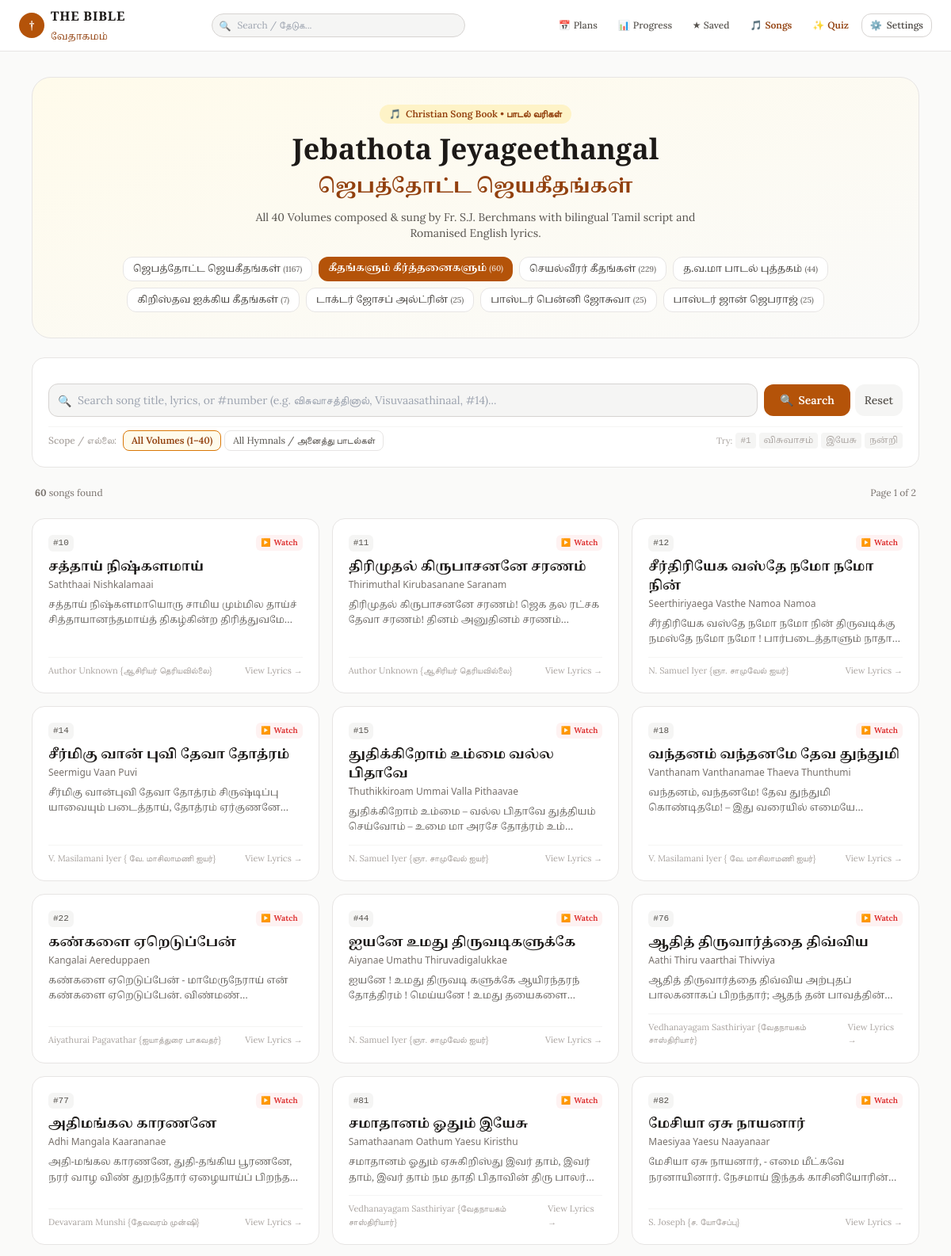
Screenshot of /songs?book=keerthanai&canon=protestant (upper part) with the database file from the repository.
### tables this page shows
CREATE TABLE song_books (
            code TEXT PRIMARY KEY,
            name_ta TEXT NOT NULL,
            name_en TEXT NOT NULL,
            display_order INTEGER DEFAULT 0
        );

CREATE TABLE songs (
            id INTEGER PRIMARY KEY,
            songbook_code TEXT NOT NULL,
            songbook_name_ta TEXT,
            songbook_name_en TEXT,
            volume INTEGER DEFAULT 0,
            volume_name TEXT,
            song_number INTEGER DEFAULT 0,
            title_ta TEXT NOT NULL,
            title_en TEXT NOT NULL,
            alternate_title TEXT,
            lyrics_ta TEXT,
            lyrics_en TEXT,
            lyrics_bilingual TEXT,
            author TEXT,
            youtube_url TEXT
        );

### app/main.py (the view)
@app.get("/songs", response_class=HTMLResponse)
async def songs_directory_page(
    request: Request,
    book: str = Query("jebathota"),
    vol: int = Query(None),
    q: str = Query(""),
    page: int = Query(1, ge=1),
    canon: str = Query(None)
):
    active_canon = resolve_canon(request, canon)
    canon_ctx = get_canon_context(active_canon)
    songbooks = get_song_books()
    volumes = get_song_volumes(book)
    clean_q = q.strip() if q else ""
    page_size = 40
    offset = (page - 1) * page_size
    songs_data = get_songs_list(
        songbook_code=book,
        volume=vol,
        query=clean_q,
        limit=page_size,
        offset=offset
    )
    total_count = songs_data["total_count"]
    total_pages = max(1, (total_count + page_size - 1) // page_size)
    return templates.TemplateResponse(
        request=request,
        name="songs.html",
        context={
            **canon_ctx,
            "songbooks": songbooks,
            "volumes": volumes,
            "active_book": book,
            "active_vol": vol,
            "query": clean_q,
            "songs": songs_data["songs"],
            "total_count": total_count,
            "page": page,
            "total_pages": total_pages,
        },
    )

### templates/songs.html (shortened to what this page needs)
{% extends "base.html" %}
{% block content %}
<div class="max-w-6xl mx-auto px-3 sm:px-4 py-4 sm:py-8 space-y-6">
    <div class="bg-gradient-to-br from-amber-50 to-stone-50 dark:from-stone-900 dark:to-stone-950 border border-stone-200 dark:border-stone-800 rounded-3xl p-5 sm:p-8 text-center space-y-3 relative overflow-hidden shadow-xs">
        <div class="inline-flex items-center gap-1.5 px-3 py-1 rounded-full bg-amber-100 dark:bg-amber-900/40 text-amber-800 dark:text-amber-300 text-xs font-semibold">
            <span>🎵</span> <span>Christian Song Book • பாடல் வரிகள்</span>
        </div>
        <h1 class="font-cinzel text-2xl sm:text-4xl font-bold text-stone-900 dark:text-stone-100">
            Jebathota Jeyageethangal
        </h1>
        <h2 class="font-tamil text-lg sm:text-2xl text-amber-800 dark:text-amber-400 font-semibold" translate="no">
            ஜெபத்தோட்ட ஜெயகீதங்கள்
        </h2>
        <p class="text-xs sm:text-sm text-stone-600 dark:text-stone-400 max-w-xl mx-auto">
            All 40 Volumes composed & sung by Fr. S.J. Berchmans with bilingual Tamil script and Romanised English lyrics.
        </p>
        <div class="pt-2 flex flex-wrap justify-center gap-1.5 sm:gap-2">
            {% for sb in songbooks %}
            <a href="/songs?book={{ sb.code }}{% if canon %}&canon={{ canon }}{% endif %}"
               class="px-3 py-1.5 rounded-xl text-xs font-medium transition cursor-pointer {% if active_book == sb.code %}bg-amber-700 text-white font-semibold shadow-xs{% else %}bg-white dark:bg-stone-800 text-stone-700 dark:text-stone-300 border border-stone-200 dark:border-stone-700 hover:border-amber-600{% endif %}">
                <span class="font-tamil" translate="no">{{ sb.name_ta }}</span>
                <span class="text-[10px] opacity-75">({{ sb.song_count }})</span>
            </a>
            {% endfor %}
        </div>
    </div>
    <div class="bg-white dark:bg-stone-900 border border-stone-200 dark:border-stone-800 rounded-2xl p-4 sm:p-5 shadow-xs space-y-3">
        <form id="song-search-form" action="/songs" method="get" class="space-y-3">
            <div class="flex flex-col sm:flex-row gap-2 relative">
                <div class="relative flex-1">
                    <input type="text" id="song-search-input" name="q" value="{{ query }}"
                           placeholder="Search song title, lyrics, or #number (e.g. விசுவாசத்தினால், Visuvaasathinaal, #14)..."
                           autocomplete="off"
                           class="w-full text-xs sm:text-sm bg-stone-100 dark:bg-stone-800 border border-stone-300 dark:border-stone-700 rounded-xl pl-9 pr-8 py-2.5 focus:outline-none focus:ring-2 focus:ring-amber-700 text-stone-900 dark:text-stone-100">
                    <span class="absolute left-3 top-3 text-stone-400 text-xs sm:text-sm">🔍</span>
                </div>
                <div class="flex items-center gap-1.5 shrink-0">
                    <button type="submit" class="w-full sm:w-auto px-5 py-2.5 bg-amber-700 hover:bg-amber-800 text-white rounded-xl text-xs sm:text-sm font-semibold transition cursor-pointer flex items-center justify-center gap-1.5 shadow-xs">
                        <span>🔍</span> <span>Search</span>
                    </button>
                    {% if query or active_vol or (active_book and active_book != 'jebathota') %}
                    <a href="/songs?book=jebathota{% if canon %}&canon={{ canon }}{% endif %}"
                       class="px-3 py-2.5 bg-stone-100 dark:bg-stone-800 hover:bg-stone-200 dark:hover:bg-stone-700 text-stone-600 dark:text-stone-300 rounded-xl text-xs sm:text-sm font-medium transition shrink-0"
                       title="Reset search and filters">
                        Reset
                    </a>
                    {% endif %}
                </div>
            </div>
            <div class="flex flex-wrap items-center justify-between gap-2 pt-1 border-t border-stone-100 dark:border-stone-800 text-xs">
                <div class="flex flex-wrap items-center gap-1 text-[11px] sm:text-xs">
                    <span class="text-stone-400 font-medium mr-1">Scope / எல்லை:</span>
                    <label class="inline-flex items-center gap-1 px-2.5 py-1 rounded-lg border cursor-pointer transition {% if not active_vol and active_book != 'all' %}bg-amber-50 dark:bg-amber-950/40 border-amber-600 text-amber-800 dark:text-amber-300 font-semibold{% else %}border-stone-200 dark:border-stone-700 text-stone-600 dark:text-stone-400 hover:bg-stone-50 dark:hover:bg-stone-800{% endif %}">
                        <span>All Volumes (1–40)</span>
                    </label>
                    <label class="inline-flex items-center gap-1 px-2.5 py-1 rounded-lg border cursor-pointer transition {% if active_book == 'all' %}bg-amber-50 dark:bg-amber-950/40 border-amber-600 text-amber-800 dark:text-amber-300 font-semibold{% else %}border-stone-200 dark:border-stone-700 text-stone-600 dark:text-stone-400 hover:bg-stone-50 dark:hover:bg-stone-800{% endif %}">
                        <span>All Hymnals / அனைத்து பாடல்கள்</span>
                    </label>
                </div>
                <div class="hidden md:flex items-center gap-1 text-[11px] text-stone-400">
                    <span>Try:</span>
                    <button type="button" onclick="quickFillSearch('#1')" class="px-1.5 py-0.5 rounded bg-stone-100 dark:bg-stone-800 hover:text-amber-700 font-mono">#1</button>
                    <button type="button" onclick="quickFillSearch('விசுவாசம்')" class="px-1.5 py-0.5 rounded bg-stone-100 dark:bg-stone-800 hover:text-amber-700 font-tamil" translate="no">விசுவாசம்</button>
                    <button type="button" onclick="quickFillSearch('இயேசு')" class="px-1.5 py-0.5 rounded bg-stone-100 dark:bg-stone-800 hover:text-amber-700 font-tamil" translate="no">இயேசு</button>
                    <button type="button" onclick="quickFillSearch('நன்றி')" class="px-1.5 py-0.5 rounded bg-stone-100 dark:bg-stone-800 hover:text-amber-700 font-tamil" translate="no">நன்றி</button>
                </div>
            </div>
        </form>
    </div>
    <div class="flex items-center justify-between text-xs text-stone-500 px-1">
        <div>
            <span><strong>{{ total_count }}</strong> songs found</span>
        </div>
        {% if total_pages > 1 %}
        <span>Page {{ page }} of {{ total_pages }}</span>
        {% endif %}
    </div>
    {% if songs %}
    <div class="grid grid-cols-1 md:grid-cols-2 lg:grid-cols-3 gap-3 sm:gap-4">
        {% for s in songs %}
        <a href="/songs/{{ s.id }}{% if canon %}?canon={{ canon }}{% endif %}"
           class="group bg-white dark:bg-stone-900 border border-stone-200 dark:border-stone-800 hover:border-amber-600/70 rounded-2xl p-4 sm:p-5 shadow-xs hover:shadow-md transition flex flex-col justify-between space-y-3">
            <div class="space-y-2">
                <div class="flex items-center justify-between text-[11px]">
                    <div class="flex items-center gap-1.5">
                        {% if s.song_number and s.song_number > 0 %}
                        <span class="px-1.5 py-0.5 rounded-md bg-stone-100 dark:bg-stone-800 text-stone-600 dark:text-stone-400 font-mono">
                            #{{ s.song_number }}
                        </span>
                        {% endif %}
                    </div>
                    {% if s.youtube_url %}
                    <span class="inline-flex items-center gap-1 text-red-600 text-xs font-semibold px-1.5 py-0.5 rounded-md bg-red-50 dark:bg-red-950/40" title="Watch on YouTube">
                        <span class="text-[10px]">▶️</span> <span class="text-[10px] hidden sm:inline">Watch</span>
                    </span>
                    {% endif %}
                </div>
                <div>
                    <h3 class="font-tamil font-bold text-sm sm:text-base text-stone-900 dark:text-stone-100 group-hover:text-amber-700 dark:group-hover:text-amber-400 transition leading-snug" translate="no">
                        {{ s.title_ta }}
                    </h3>
                    <p class="font-sans text-xs text-stone-500 font-medium mt-0.5">
                        {{ s.title_en }}
                    </p>
                </div>
                {% if s.snippet_ta %}
                <p class="font-tamil text-xs text-stone-600 dark:text-stone-400 line-clamp-2 leading-relaxed opacity-90" translate="no">
                    {{ s.snippet_ta }}...
                </p>
                {% endif %}
            </div>
            <div class="pt-2 border-t border-stone-100 dark:border-stone-800 flex items-center justify-between text-[11px] text-stone-400 group-hover:text-amber-700 transition">
                <span>{{ s.author or "Fr. S.J. Berchmans" }}</span>
                <span>View Lyrics →</span>
            </div>
        </a>
        {% endfor %}
    </div>
    {% endif %}
</div>
{% endblock %}

### templates/base.html (style rules this page uses)
:root { --reader-font-size: 18px; }
.font-tamil { font-family: 'Noto Serif Tamil', serif; line-height: 2.1; }
.verse-text-ta, .verse-ta, .font-tamil { line-height: 1.95 !important; }

### rows the page displays
song_books: name_ta "ஜெபத்தோட்ட ஜெயகீதங்கள்", song_count "1167"
song_books: name_ta "கீதங்களும் கீர்த்தனைகளும்", song_count "60"
song_books: name_ta "செயல்வீரர் கீதங்கள்", song_count "229"
song_books: name_ta "த.வ.மா பாடல் புத்தகம்", song_count "44"
song_books: name_ta "கிறிஸ்தவ ஐக்கிய கீதங்கள்", song_count "7"
song_books: name_ta "டாக்டர் ஜோசப் அல்ட்ரின்", song_count "25"
song_books: name_ta "பாஸ்டர் பென்னி ஜோசுவா", song_count "25"
song_books: name_ta "பாஸ்டர் ஜான் ஜெபராஜ்", song_count "25"
songs: song_number "10", shows "Watch", title_ta "சத்தாய் நிஷ்களமாய்", title_en "Saththaai Nishkalamaai", snippet_ta "சத்தாய் நிஷ்களமாயொரு சாமிய மும்மில தாய்ச் சித்தாயானந்தமாய்த் திகழ்கின்ற…", author "Author Unknown {ஆசிரியர் தெரியவில்லை}"
songs: song_number "11", shows "Watch", title_ta "திரிமுதல் கிருபாசனனே சரணம்", title_en "Thirimuthal Kirubasanane Saranam", snippet_ta "திரிமுதல் கிருபாசனனே சரணம்! ஜெக தல ரட்சக தேவா சரணம்! தினம் அனுதினம்…", author "Author Unknown {ஆசிரியர் தெரியவில்லை}"
songs: song_number "12", shows "Watch", title_ta "சீர்திரியேக வஸ்தே நமோ நமோ நின்", title_en "Seerthiriyaega Vasthe Namoa Namoa", snippet_ta "சீர்திரியேக வஸ்தே நமோ நமோ நின் திருவடிக்கு நமஸ்தே நமோ நமோ ! பார்படைத்தாளும்…", author "N. Samuel Iyer {ஞா. சாமுவேல் ஐயர்}"
songs: song_number "14", shows "Watch", title_ta "சீர்மிகு வான் புவி தேவா தோத்ரம்", title_en "Seermigu Vaan Puvi", snippet_ta "சீர்மிகு வான்புவி தேவா தோத்ரம் சிருஷ்டிப்பு யாவையும் படைத்தாய், தோத்ரம்…", author "V. Masilamani Iyer { வே. மாசிலாமணி ஐயர்}"
songs: song_number "15", shows "Watch", title_ta "துதிக்கிறோம் உம்மை வல்ல பிதாவே", title_en "Thuthikkiroam Ummai Valla Pithaavae", snippet_ta "துதிக்கிறோம் உம்மை – வல்ல பிதாவே துத்தியம் செய்வோம் – உமை மா அரசே தோத்ரம்…", author "N. Samuel Iyer {ஞா. சாமுவேல் ஐயர்}"
songs: song_number "18", shows "Watch", title_ta "வந்தனம் வந்தனமே தேவ துந்துமி", title_en "Vanthanam Vanthanamae Thaeva Thunthumi", snippet_ta "வந்தனம், வந்தனமே! தேவ துந்துமி கொண்டிதமே! – இது வரையில்…", author "V. Masilamani Iyer { வே. மாசிலாமணி ஐயர்}"
songs: song_number "22", shows "Watch", title_ta "கண்களை ஏறெடுப்பேன்", title_en "Kangalai Aereduppaen", snippet_ta "கண்களை ஏறெடுப்பேன் - மாமேருநேராய் என் கண்களை ஏறெடுப்பேன்.…", author "Aiyathurai Pagavathar {ஐயாத்துரை பாகவதர்}"
songs: song_number "44", shows "Watch", title_ta "ஐயனே உமது திருவடிகளுக்கே", title_en "Aiyanae Umathu Thiruvadigalukkae", snippet_ta "ஐயனே ! உமது திருவடி களுக்கே ஆயிரந்தரந் தோத்திரம் ! மெய்யனே ! உமது…", author "N. Samuel Iyer {ஞா. சாமுவேல் ஐயர்}"
songs: song_number "76", shows "Watch", title_ta "ஆதித் திருவார்த்தை திவ்விய", title_en "Aathi Thiru vaarthai Thivviya", snippet_ta "ஆதித் திருவார்த்தை திவ்விய அற்புதப் பாலகனாகப் பிறந்தார்; ஆதந் தன்…", author "Vedhanayagam Sasthiriyar {வேதநாயகம் சாஸ்திரியார்}"
songs: song_number "77", shows "Watch", title_ta "அதிமங்கல காரணனே", title_en "Adhi Mangala Kaarananae", snippet_ta "அதி-மங்கல காரணனே, துதி-தங்கிய பூரணனே, நரர் வாழ விண் துறந்தோர் ஏழையாய்ப்…", author "Devavaram Munshi {தேவவரம் முன்ஷி}"
songs: song_number "81", shows "Watch", title_ta "சமாதானம் ஓதும் இயேசு", title_en "Samathaanam Oathum Yaesu Kiristhu", snippet_ta "சமாதானம் ஓதும் ஏசுகிறிஸ்து இவர் தாம், இவர் தாம், இவர் தாம் நம தாதி பிதாவின் திரு…", author "Vedhanayagam Sasthiriyar {வேதநாயகம் சாஸ்திரியார்}"
songs: song_number "82", shows "Watch", title_ta "மேசியா ஏசு நாயனார்", title_en "Maesiyaa Yaesu Naayanaar", snippet_ta "மேசியா ஏசு நாயனார், - எமை மீட்கவே நரனாயினார். நேசமாய் இந்தக்…", author "S. Joseph {ச. யோசேப்பு}"

### other values shown
{{ total_count }} "60"
{{ page }} "1"
{{ total_pages }} "2"
